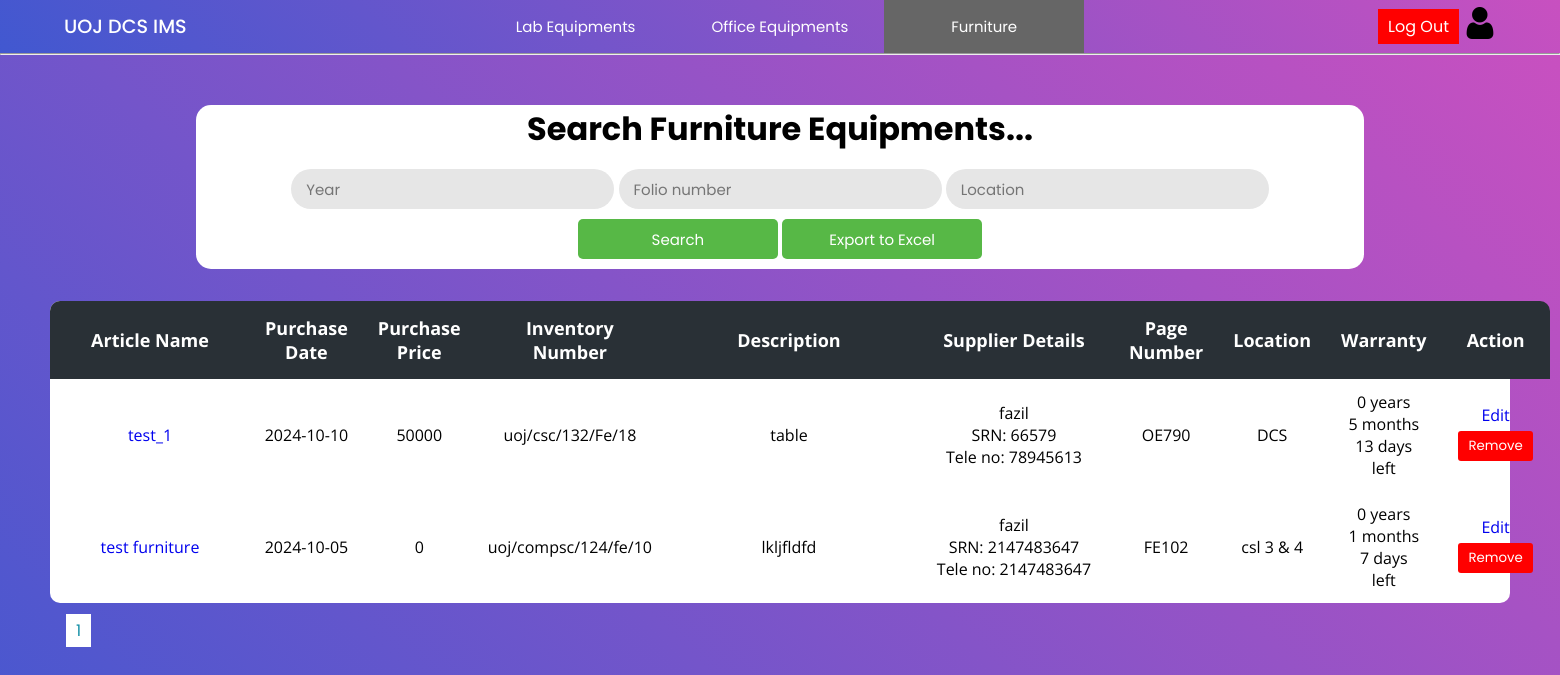
Page /Project/furniture/furniture.php (signed in) on the committed database.
### tables this page shows
CREATE TABLE `f_invoice` (
  `invoice_id` int(11) NOT NULL,
  `f_name` varchar(200) NOT NULL,
  `f_date` date NOT NULL,
  `f_price` float NOT NULL,
  `f_quantity` int(11) NOT NULL,
  `f_folio_number` varchar(50) NOT NULL,
  `f_description` varchar(400) NOT NULL,
  `f_supplier_name` varchar(150) NOT NULL,
  `f_supplier_tt` int(15) NOT NULL,
  `f_srn` int(11) NOT NULL,
  `f_type` varchar(15) NOT NULL,
  `page_number` varchar(15) NOT NULL,
  `location` varchar(50) NOT NULL,
  `warranty` int(11) NOT NULL
);

### Project/furniture/furniture.php (the view, shortened to what this page needs)
<?php
include("../config/connection.php");
$rowsPerPage = 10;
$page = isset($_GET['page']) ? intval($_GET['page']) : 1;
$offset = ($page - 1) * $rowsPerPage;
$queryinvoice = "SELECT * FROM f_invoice ORDER BY invoice_id DESC LIMIT $offset, $rowsPerPage";
$totalRows = mysqli_num_rows(mysqli_query($con, "SELECT * FROM f_invoice"));
$totalPages = ceil($totalRows / $rowsPerPage);
?>
<!DOCTYPE html>
<html lang="en">
<head>
    <link rel="stylesheet" href="../css/lab.css">
    <link rel="stylesheet" href="../css/main.css">
</head>
<body>
    <?php include("../header/header.php"); ?>
    <hr>
    <div class="main-container">
        <div class="container">
            <h2>Search Furniture Equipments...</h2>
            <div>
                <form action="furniture.php" method="get">
                    <input type="number" placeholder="Year" name="year" value="<?php if (isset($_POST['year'])) {
                                                                                    echo $_POST['year'];
                                                                                } ?>" />
                    <input type="text" placeholder="Folio number" name="folio" value="<?php if (isset($_POST['folio'])) {
                                                                                            echo $_POST['folio'];
                                                                                        } ?>" />
                    <input type="text" placeholder="Location" name="location" value="<?php if (isset($_POST['location'])) {
                                                                                            echo $_POST['location'];
                                                                                        } ?>" />
                    <input class="button" type="submit" name="search" value="Search" />
                    <input class="button" type="submit" name="export" value="Export to Excel" />
                </form>
            </div>
        </div>
        <div class="table-con">
            <table>
                <thead>
                    <tr>
                        <th>Article Name</th>
                        <th>Purchase Date</th>
                        <th>Purchase Price</th>
                        <th>Inventory Number</th>
                        <th>Description</th>
                        <th colspan=2>Supplier Details</th>
                        <th>Page Number</th>
                        <th>Location</th>
                        <th>Warranty</th>
                        <th>Action</th>
                    </tr>
                </thead>
                <tbody>
                    <?php
                    $resultinvoice = mysqli_query($con, $queryinvoice);
                    while ($rowinvoice = mysqli_fetch_assoc($resultinvoice)) {
                    ?>
                        <tr>
                            <td class="name"><a href="furnitureItems.php?search=true&id=<?php echo $rowinvoice['invoice_id'] ?>"><?php echo $rowinvoice['f_name'] ?></a></td>
                            <td><?php echo $rowinvoice['f_date'] ?></td>
                            <td><?php echo $rowinvoice['f_price'] ?></td>
                            <td><?php echo $rowinvoice['f_folio_number'] ?></td>
                            <td class="description"><?php echo $rowinvoice['f_description'] ?></td>
                            <td class="sname" colspan=2>
                                <?php
                                echo $rowinvoice['f_supplier_name'];
                                if (!empty($rowinvoice['f_srn'])) {
                                    echo "<br>SRN: " . $rowinvoice['f_srn'];
                                }
                                if (!empty($rowinvoice['f_supplier_tt'])) {
                                    echo "<br>Tele no: " . $rowinvoice['f_supplier_tt'];
                                }
                                ?>
                            </td>
                            <td><?php echo $rowinvoice['page_number'] ?></td>
                            <td><?php echo $rowinvoice['location'] ?></td>
                            <td>
                                <?php
                                $purchaseDate = $rowinvoice['f_date'];
                                $warrantyMonths = $rowinvoice['warranty'];
                                $purchaseDateObj = new DateTime($purchaseDate);
                                $purchaseDateObj->modify("+$warrantyMonths months");
                                $currentDate = new DateTime();
                                if ($purchaseDateObj > $currentDate) {
                                    $interval = $currentDate->diff($purchaseDateObj);
                                    echo
                                    $interval->y . " years<br>"
                                        . $interval->m . " months<br>"
                                        . $interval->d . " days<br>left";
                                } else {
                                    echo "expired";
                                }
                                ?>
                            </td>
                            <td>
                                <a href="addData.php?id=<?php echo $rowinvoice['invoice_id'] ?>">Edit</a>
                                <form method="post" action="actionItem.php">
                                    <button class="logout" type="submit" onclick="return confirm('Are you sure to remove this record ?')" style="">Remove</button>
                                </form>
                            </td>
                        </tr>
                    <?php
                    }
                    ?>
                </tbody>
            </table>
        </div>
        <div class="pagination" style="margin:15px;">
            <?php
            for ($i = 1; $i <= $totalPages; $i++) {
                echo '<a href="?page=' . $i . '" style="margin:1px;background-color: #fff; color: #1690A7; border: none; padding: 5px 10px; cursor: pointer; width:5px;">' . $i . '</a>';
            }
            ?>
        </div>
    </div>
</body>
</html>

### Project/css/lab.css (style rules this page uses)
.main-container { padding: 50px; min-height: 100vh; height: fit-content; background: linear-gradient(-135deg, #c850c0, #4158d0); }
.container { text-align: center; background-color: white; border-radius: 15px; width: 80%; margin: auto; margin-bottom: 2rem; padding: 0 0 10px 0; }
h2 { font-size: 2rem; margin-bottom: 1rem; font-family: 'Poppins', sans-serif; }
.button { background: #57b846; color: white; cursor: pointer; height: 40px; border-radius: 5px; padding: 0 15px 0 15px; border: none; font-family: 'Poppins', sans-serif; width: 200px; margin-top: 10px; }
table { border-collapse: collapse; border-radius: 10px; overflow: hidden; max-width: 100%; margin: 0 auto; position: relative; }
.table-con { border-collapse: collapse; background: #fff; border-radius: 10px; width: auto; margin: auto; position: relative; font-family: 'Open Sans'; text-align: center; background: #fff; }
.table-con td.description { max-width: 300px; word-wrap: break-word; min-width: 250px; }
.table-con td.name { max-width: 200px; word-wrap: break-word; min-width: 200px; }
.table-con td.sname { max-width: 300px; word-wrap: break-word; min-width: 200px; }
th { width: 100px; font-size: 18px; background: #293036; color: white; padding: 15px; }
td { padding: 12px; }
input { font-size: 15px; color: #666; background: #e6e6e6; height: 40px; border-radius: 20px; padding: 0 15px 0 15px; border: none; font-family: 'Poppins', sans-serif; }
.logout { margin: 5px; background-color: #ff0000; color: #ffffff; border: none; padding: 5px 10px; cursor: pointer; }

### Project/css/main.css (style rules this page uses)
* { margin: 0; padding: 0; text-decoration: none; box-sizing: border-box; }
:root { --bg-gradient: linear-gradient(-135deg, #c850c0, #4158d0); --bg-gray: #e6e6e6; --text-color: #666; --inp-color: #57b846; }
body { font-family: 'Poppins', sans-serif; }

### Project/css/header.css (style rules this page uses)
* { margin: 0; padding: 0; text-decoration: none; box-sizing: border-box; }
:root { --bg-gradient: linear-gradient(-135deg, #c850c0, #4158d0); --bg-gray: #e6e6e6; --text-color: #666; --inp-color: #57b846; }
body { font-family: 'Poppins', sans-serif; }
button { border: none; padding: 3px 4px; border-radius: 3px; font-family: 'Poppins', sans-serif; margin-right: 10px; }
.logout { margin: 5px; background-color: #ff0000; color: #ffffff; border: none; padding: 5px 10px; cursor: pointer; }

### rows in the picture
f_invoice: f_name "test_1", f_date "2024-10-10", f_price "50000", f_folio_number "uoj/csc/132/Fe/18", f_description "table", f_supplier_name "fazil", f_srn "66579", f_supplier_tt "78945613", page_number "OE790", location "DCS", f_date+warranty "0", f_date+warranty "5", f_date+warranty "13"
f_invoice: f_name "test furniture", f_date "2024-10-05", f_price "0", f_folio_number "uoj/compsc/124/fe/10", f_description "lkljfldfd", f_supplier_name "fazil", f_srn "2147483647", f_supplier_tt "2147483647", page_number "FE102", location "csl 3 & 4", f_date+warranty "0", f_date+warranty "1", f_date+warranty "7"
